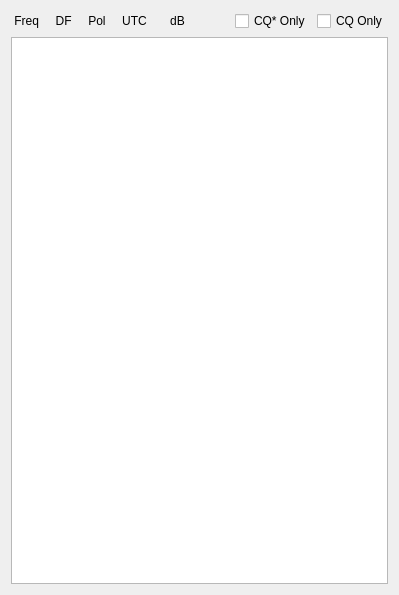
<?xml version="1.0" encoding="UTF-8"?>
<ui version="4.0">
 <class>Messages</class>
 <widget class="QDialog" name="Messages">
  <property name="geometry">
   <rect>
    <x>0</x>
    <y>0</y>
    <width>399</width>
    <height>595</height>
   </rect>
  </property>
  <property name="sizePolicy">
   <sizepolicy hsizetype="Preferred" vsizetype="Expanding">
    <horstretch>0</horstretch>
    <verstretch>0</verstretch>
   </sizepolicy>
  </property>
  <property name="windowTitle">
   <string>Dialog</string>
  </property>
  <layout class="QGridLayout" name="gridLayout">
   <item row="0" column="0">
    <layout class="QVBoxLayout" name="verticalLayout">
     <property name="sizeConstraint">
      <enum>QLayout::SetDefaultConstraint</enum>
     </property>
     <item>
      <layout class="QHBoxLayout" name="horizontalLayout">
       <item>
        <widget class="QLabel" name="lab1">
         <property name="sizePolicy">
          <sizepolicy hsizetype="Preferred" vsizetype="Preferred">
           <horstretch>0</horstretch>
           <verstretch>0</verstretch>
          </sizepolicy>
         </property>
         <property name="text">
          <string> Freq     DF     Pol     UTC       dB</string>
         </property>
        </widget>
       </item>
       <item>
        <spacer name="horizontalSpacer">
         <property name="orientation">
          <enum>Qt::Horizontal</enum>
         </property>
         <property name="sizeHint" stdset="0">
          <size>
           <width>40</width>
           <height>20</height>
          </size>
         </property>
        </spacer>
       </item>
       <item>
        <widget class="QCheckBox" name="cbCQstar">
         <property name="text">
          <string>CQ* Only</string>
         </property>
        </widget>
       </item>
       <item>
        <widget class="QCheckBox" name="cbCQ">
         <property name="text">
          <string>CQ Only</string>
         </property>
        </widget>
       </item>
      </layout>
     </item>
     <item>
      <widget class="DisplayText" name="messagesTextBrowser">
       <property name="sizePolicy">
        <sizepolicy hsizetype="MinimumExpanding" vsizetype="MinimumExpanding">
         <horstretch>0</horstretch>
         <verstretch>0</verstretch>
        </sizepolicy>
       </property>
       <property name="minimumSize">
        <size>
         <width>340</width>
         <height>0</height>
        </size>
       </property>
       <property name="font">
        <font>
         <family>Courier New</family>
         <pointsize>9</pointsize>
        </font>
       </property>
      </widget>
     </item>
    </layout>
   </item>
  </layout>
 </widget>
 <customwidgets>
  <customwidget>
   <class>DisplayText</class>
   <extends>QTextBrowser</extends>
   <header>displaytext.h</header>
  </customwidget>
 </customwidgets>
 <resources/>
 <connections/>
</ui>
